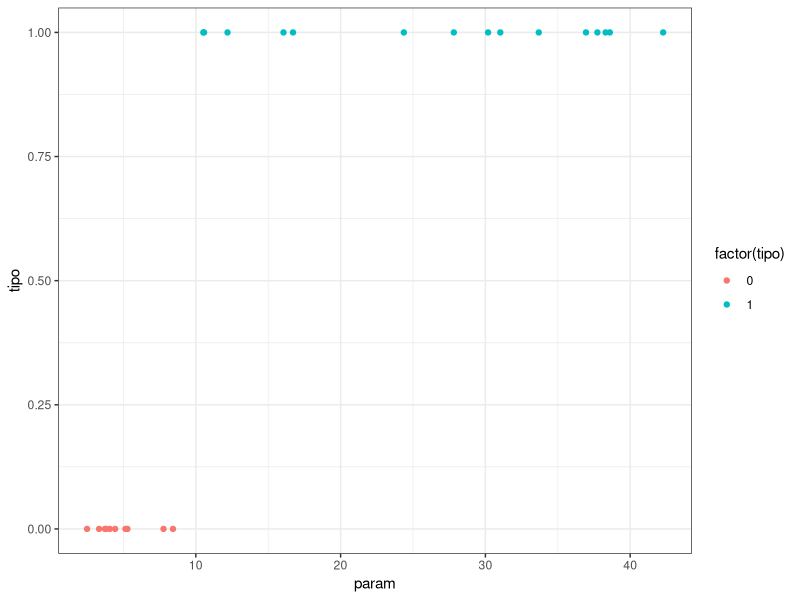
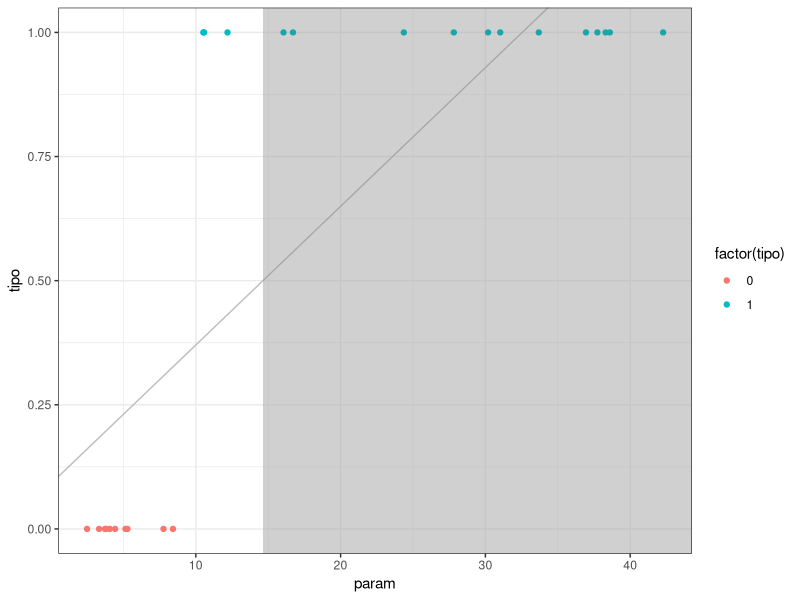
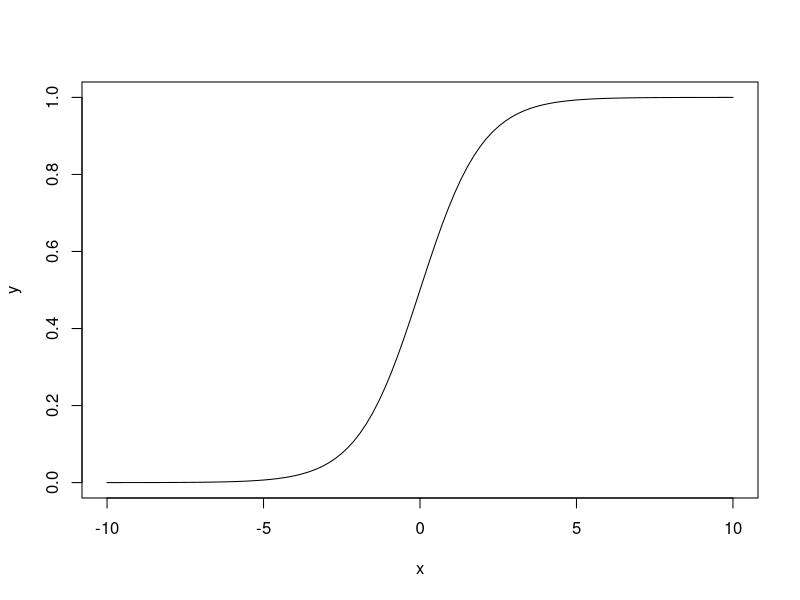
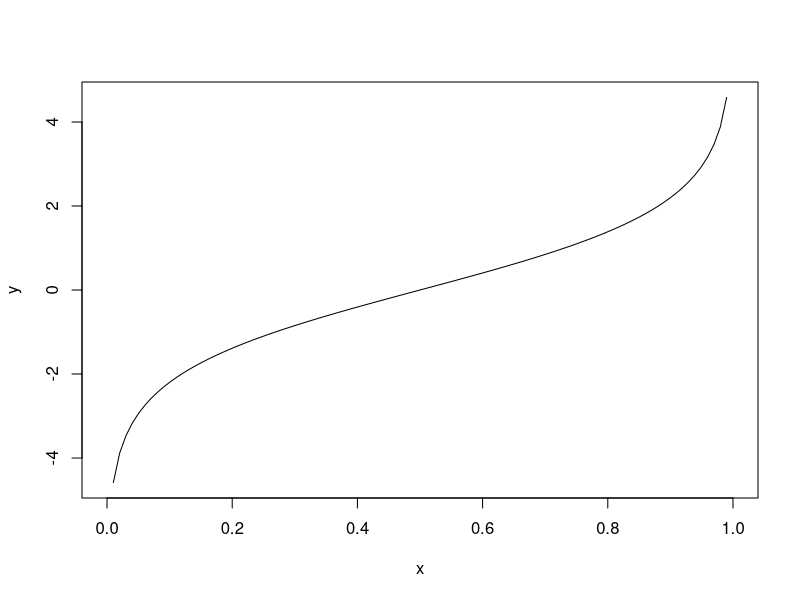
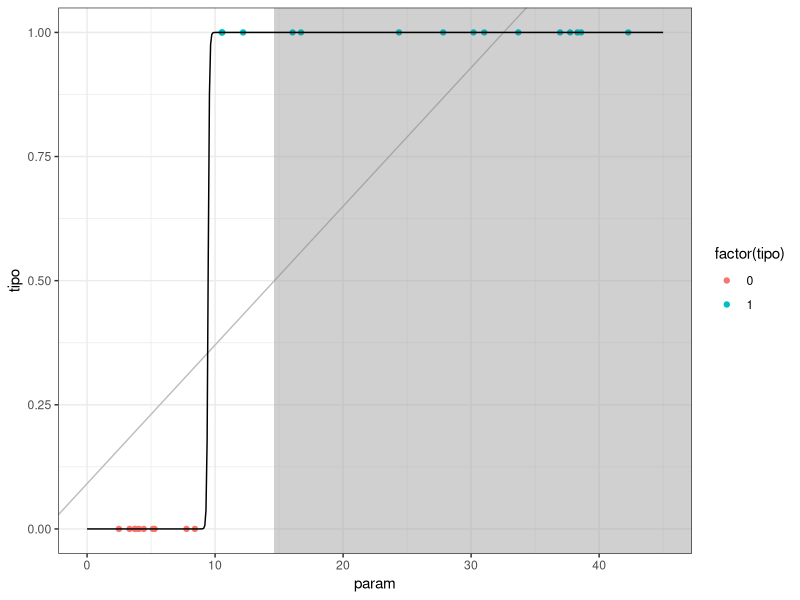

Source code (R) for these figures, in order: (Note: this script raises an error after producing the figures.)
## ---- chunk 1
library(tidyverse)

set.seed(5)
ejemplo <- data.frame(tipo = c(rep(0,10), rep(1,15)), 
                      param = c(rnorm(10, 5, 2), rnorm(5, 17, 6), rnorm(10,32,7)))

grafico <- ejemplo |>
  ggplot(aes(x=param, y=tipo)) +
  geom_point(aes(color=factor(tipo))) +
  theme_bw()

grafico
## ---- chunk 2
modelo_lm <- lm(as.numeric(tipo)~param, data=ejemplo)
bm <- modelo_lm$coefficients
umbral <- (0.5-bm[1])/bm[2]

grafico2 <- grafico +  
  geom_abline(intercept=bm[1], slope= bm[2], color="grey") +
  geom_rect(xmin=umbral, xmax=Inf, ymin=-Inf, ymax=Inf, alpha=0.01) 

grafico2

## ---- chunk 3
# Pintamos la función logística: 
x <- seq(-10,10,length.out = 100)
y <- 1/(1+exp(-x))
plot(x,y,t="l")

## ---- chunk 4
# Pintamos la función logit: 
x <- seq(0,1,length.out = 100)
y <- log(x/(1-x))
plot(x,y,t="l")
## ---- chunk 5
modelo_glm <- glm(tipo~param, data=ejemplo, family="binomial")
gbm <- modelo_glm$coefficients
## ---- chunk 6
x <- seq(0,45,length.out = 500)
y <- 1/(1+exp(-(gbm[2]*x + gbm[1])))

sigmoide <- data.frame(x,y)

grafico2 + 
  geom_line(aes(x=x, y=y), data=sigmoide)
## ---- chunk 7
fscore<-function(M,beta){
    pr=M[1,1]/(M[1,2]+M[1,1])
    rc=M[1,1]/(M[2,1]+M[1,1])
    (1+beta^2)*pr*rc/(beta^2*pr+rc)
}

paste("Precision:",M[2,2]/(M[1,2]+M[2,2]))
paste("Recall, true positive rate:",   M[2,2]/(M[2,1]+M[2,2]))
paste("False positive rate:",   M[1,2]/(M[1,2]+M[1,1]))
paste("Accuracy:", (M[1,1]+M[2,2])/(M[1,1]+M[1,2]+M[2,1]+M[2,2]))
paste("F0.5-score",fscore(M,0.5))
paste("F1-score",fscore(M,1))
paste("F2-score",fscore(M,beta=2))
